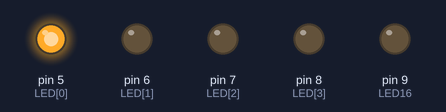
The sketch below on a simulated Arduino Uno, built with avr-gcc and run on an emulated ATmega328P. On the bench: output pins drawn as LEDs (lit = HIGH).

Above: at 0.2 s.
At 1.2 s:
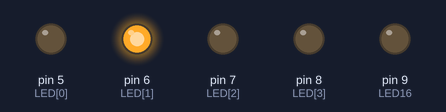
At 2.2 s:
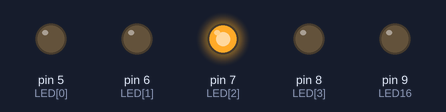
At 3.2 s:
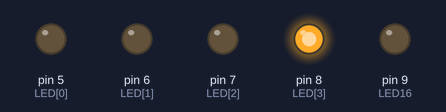
At 4.5 s:
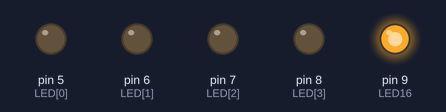
At 5.5 s:
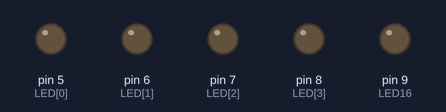
Timing chart, 0 to 7.8 s (numbered marks = the images above):
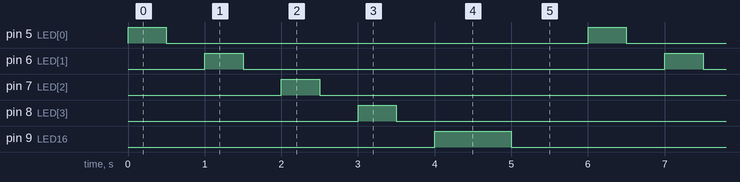

Measured:
- by itself, pin 5 (LED[0]), pin 6 (LED[1]), pin 7 (LED[2]), pin 8 (LED[3]): alternates HIGH for 0.50 s and LOW for 5.5 s
- by itself, pin 9 (LED16): alternates HIGH for 1.0 s and LOW for 5.0 s
- by itself, everything shown: repeats every 6.0 s, in 10 steps

The sketch:

Lab1_2_HW4_1.ino
```cpp
#define LED16 9

int LED[4] = {5, 6, 7, 8};

void setup() {
  // put your setup code here, to run once:
  int i;
  for(i = 0; i < 4; i++)
    pinMode(LED[i], OUTPUT);
  pinMode(LED16, OUTPUT);
}

void loop() {
  // put your main code here, to run repeatedly:
  int i;
  for(i = 0; i < 4; i++){
    digitalWrite(LED[i], HIGH);
    delay(500);
    digitalWrite(LED[i], LOW);
    delay(500);
  }
  digitalWrite(LED16, HIGH);
  delay(1000);
  digitalWrite(LED16, LOW);
  delay(1000);

}
```
